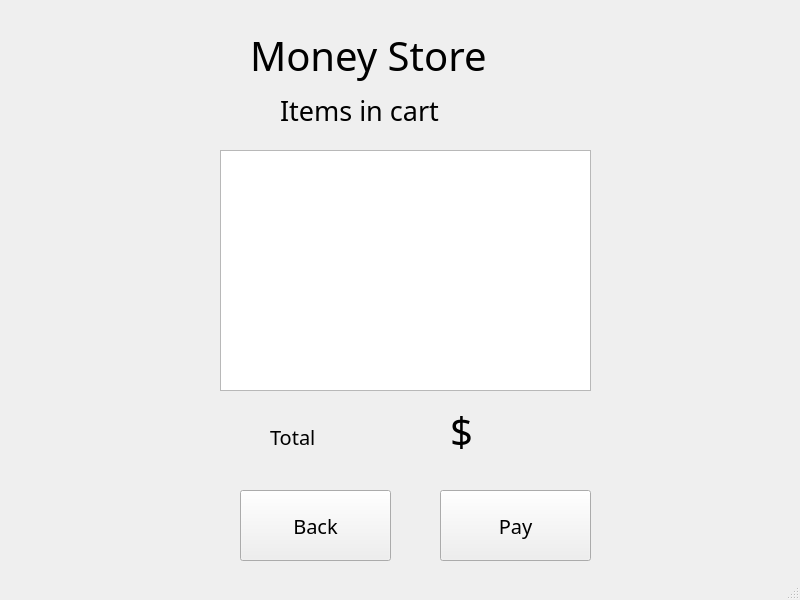
<?xml version="1.0" encoding="UTF-8"?>
<ui version="4.0">
 <class>MainWindow</class>
 <widget class="QMainWindow" name="MainWindow">
  <property name="geometry">
   <rect>
    <x>0</x>
    <y>0</y>
    <width>800</width>
    <height>600</height>
   </rect>
  </property>
  <property name="windowTitle">
   <string>MainWindow</string>
  </property>
  <widget class="QWidget" name="centralwidget">
   <widget class="QStackedWidget" name="stackedWidget">
    <property name="geometry">
     <rect>
      <x>10</x>
      <y>10</y>
      <width>781</width>
      <height>571</height>
     </rect>
    </property>
    <property name="currentIndex">
     <number>1</number>
    </property>
    <widget class="QWidget" name="storepage">
     <widget class="QGroupBox" name="BookOfMoney">
      <property name="geometry">
       <rect>
        <x>60</x>
        <y>330</y>
        <width>221</width>
        <height>211</height>
       </rect>
      </property>
      <property name="font">
       <font>
        <family>Arial Black</family>
        <pointsize>12</pointsize>
       </font>
      </property>
      <property name="title">
       <string>Book of Money</string>
      </property>
      <widget class="QLabel" name="boofMoney">
       <property name="geometry">
        <rect>
         <x>30</x>
         <y>50</y>
         <width>81</width>
         <height>131</height>
        </rect>
       </property>
       <property name="text">
        <string/>
       </property>
      </widget>
      <widget class="QPushButton" name="pushButton_3">
       <property name="geometry">
        <rect>
         <x>130</x>
         <y>130</y>
         <width>83</width>
         <height>29</height>
        </rect>
       </property>
       <property name="text">
        <string>Add</string>
       </property>
      </widget>
      <widget class="QLabel" name="bookofmoneyPrice">
       <property name="geometry">
        <rect>
         <x>140</x>
         <y>100</y>
         <width>63</width>
         <height>20</height>
        </rect>
       </property>
       <property name="text">
        <string>$ 21</string>
       </property>
      </widget>
     </widget>
     <widget class="QGroupBox" name="PsychologyOfMoney">
      <property name="geometry">
       <rect>
        <x>350</x>
        <y>110</y>
        <width>231</width>
        <height>211</height>
       </rect>
      </property>
      <property name="font">
       <font>
        <family>Arial Black</family>
        <pointsize>12</pointsize>
       </font>
      </property>
      <property name="title">
       <string>Psychology of Money</string>
      </property>
      <widget class="QLabel" name="psyofMoney">
       <property name="geometry">
        <rect>
         <x>30</x>
         <y>50</y>
         <width>81</width>
         <height>131</height>
        </rect>
       </property>
       <property name="text">
        <string/>
       </property>
      </widget>
      <widget class="QPushButton" name="pushButton_2">
       <property name="geometry">
        <rect>
         <x>130</x>
         <y>130</y>
         <width>83</width>
         <height>29</height>
        </rect>
       </property>
       <property name="text">
        <string>Add</string>
       </property>
      </widget>
      <widget class="QLabel" name="psyofmoneyPrice">
       <property name="geometry">
        <rect>
         <x>140</x>
         <y>100</y>
         <width>63</width>
         <height>20</height>
        </rect>
       </property>
       <property name="text">
        <string>$ 29</string>
       </property>
      </widget>
     </widget>
     <widget class="QGroupBox" name="RichDadPoorDad">
      <property name="geometry">
       <rect>
        <x>60</x>
        <y>110</y>
        <width>221</width>
        <height>211</height>
       </rect>
      </property>
      <property name="font">
       <font>
        <family>Arial Black</family>
        <pointsize>12</pointsize>
       </font>
      </property>
      <property name="title">
       <string>Rich Dad Poor Dad</string>
      </property>
      <widget class="QLabel" name="richDad">
       <property name="geometry">
        <rect>
         <x>30</x>
         <y>50</y>
         <width>81</width>
         <height>131</height>
        </rect>
       </property>
       <property name="text">
        <string/>
       </property>
      </widget>
      <widget class="QPushButton" name="pushButton">
       <property name="geometry">
        <rect>
         <x>130</x>
         <y>130</y>
         <width>83</width>
         <height>29</height>
        </rect>
       </property>
       <property name="text">
        <string>Add</string>
       </property>
      </widget>
      <widget class="QLabel" name="richdadPrice">
       <property name="geometry">
        <rect>
         <x>140</x>
         <y>100</y>
         <width>63</width>
         <height>20</height>
        </rect>
       </property>
       <property name="text">
        <string>$ 25</string>
       </property>
      </widget>
     </widget>
     <widget class="QPushButton" name="viewcart">
      <property name="geometry">
       <rect>
        <x>630</x>
        <y>300</y>
        <width>151</width>
        <height>71</height>
       </rect>
      </property>
      <property name="font">
       <font>
        <family>Arial Black</family>
        <pointsize>15</pointsize>
       </font>
      </property>
      <property name="text">
       <string>View Cart</string>
      </property>
     </widget>
     <widget class="QLabel" name="shopName">
      <property name="geometry">
       <rect>
        <x>240</x>
        <y>20</y>
        <width>351</width>
        <height>51</height>
       </rect>
      </property>
      <property name="font">
       <font>
        <family>Algerian</family>
        <pointsize>30</pointsize>
        <bold>true</bold>
       </font>
      </property>
      <property name="text">
       <string>Money store</string>
      </property>
     </widget>
     <widget class="QGroupBox" name="SpeakAboutMoney">
      <property name="geometry">
       <rect>
        <x>350</x>
        <y>330</y>
        <width>231</width>
        <height>211</height>
       </rect>
      </property>
      <property name="font">
       <font>
        <family>Arial Black</family>
        <pointsize>12</pointsize>
       </font>
      </property>
      <property name="title">
       <string>Speak about Money</string>
      </property>
      <widget class="QLabel" name="speakAboutMoney">
       <property name="geometry">
        <rect>
         <x>30</x>
         <y>50</y>
         <width>81</width>
         <height>131</height>
        </rect>
       </property>
       <property name="text">
        <string/>
       </property>
      </widget>
      <widget class="QPushButton" name="pushButton_4">
       <property name="geometry">
        <rect>
         <x>130</x>
         <y>130</y>
         <width>83</width>
         <height>29</height>
        </rect>
       </property>
       <property name="text">
        <string>Add</string>
       </property>
      </widget>
      <widget class="QLabel" name="speakaboutmoneyPrice">
       <property name="geometry">
        <rect>
         <x>140</x>
         <y>100</y>
         <width>63</width>
         <height>20</height>
        </rect>
       </property>
       <property name="text">
        <string>$ 12</string>
       </property>
      </widget>
     </widget>
    </widget>
    <widget class="QWidget" name="viewcart_2">
     <widget class="QLabel" name="label">
      <property name="geometry">
       <rect>
        <x>240</x>
        <y>10</y>
        <width>331</width>
        <height>71</height>
       </rect>
      </property>
      <property name="font">
       <font>
        <family>Algerian</family>
        <pointsize>30</pointsize>
       </font>
      </property>
      <property name="text">
       <string>Money Store</string>
      </property>
     </widget>
     <widget class="QLabel" name="label_2">
      <property name="geometry">
       <rect>
        <x>270</x>
        <y>70</y>
        <width>251</width>
        <height>61</height>
       </rect>
      </property>
      <property name="font">
       <font>
        <family>Arial Black</family>
        <pointsize>20</pointsize>
       </font>
      </property>
      <property name="text">
       <string>Items in cart</string>
      </property>
     </widget>
     <widget class="QLabel" name="label_7">
      <property name="geometry">
       <rect>
        <x>260</x>
        <y>401</y>
        <width>81</width>
        <height>51</height>
       </rect>
      </property>
      <property name="font">
       <font>
        <family>Arial Black</family>
        <pointsize>15</pointsize>
       </font>
      </property>
      <property name="text">
       <string>Total</string>
      </property>
     </widget>
     <widget class="QLabel" name="totalPrice">
      <property name="geometry">
       <rect>
        <x>470</x>
        <y>400</y>
        <width>111</width>
        <height>51</height>
       </rect>
      </property>
      <property name="font">
       <font>
        <family>Arial Black</family>
        <pointsize>30</pointsize>
       </font>
      </property>
      <property name="text">
       <string/>
      </property>
      <property name="alignment">
       <set>Qt::AlignCenter</set>
      </property>
     </widget>
     <widget class="QPushButton" name="Back">
      <property name="geometry">
       <rect>
        <x>230</x>
        <y>480</y>
        <width>151</width>
        <height>71</height>
       </rect>
      </property>
      <property name="font">
       <font>
        <family>Arial Black</family>
        <pointsize>15</pointsize>
       </font>
      </property>
      <property name="text">
       <string>Back</string>
      </property>
     </widget>
     <widget class="QPushButton" name="pay">
      <property name="geometry">
       <rect>
        <x>430</x>
        <y>480</y>
        <width>151</width>
        <height>71</height>
       </rect>
      </property>
      <property name="font">
       <font>
        <family>Arial Black</family>
        <pointsize>15</pointsize>
       </font>
      </property>
      <property name="text">
       <string>Pay</string>
      </property>
     </widget>
     <widget class="QListWidget" name="addeditems">
      <property name="geometry">
       <rect>
        <x>210</x>
        <y>140</y>
        <width>371</width>
        <height>241</height>
       </rect>
      </property>
      <property name="font">
       <font>
        <family>Arial</family>
        <pointsize>12</pointsize>
       </font>
      </property>
     </widget>
     <widget class="QLabel" name="label_12">
      <property name="geometry">
       <rect>
        <x>440</x>
        <y>390</y>
        <width>31</width>
        <height>61</height>
       </rect>
      </property>
      <property name="font">
       <font>
        <family>Arial Black</family>
        <pointsize>30</pointsize>
       </font>
      </property>
      <property name="text">
       <string>$</string>
      </property>
     </widget>
    </widget>
    <widget class="QWidget" name="payment">
     <widget class="QLabel" name="label_3">
      <property name="geometry">
       <rect>
        <x>240</x>
        <y>20</y>
        <width>331</width>
        <height>71</height>
       </rect>
      </property>
      <property name="font">
       <font>
        <family>Algerian</family>
        <pointsize>30</pointsize>
       </font>
      </property>
      <property name="text">
       <string>Money Store</string>
      </property>
     </widget>
     <widget class="QLabel" name="label_4">
      <property name="geometry">
       <rect>
        <x>320</x>
        <y>90</y>
        <width>251</width>
        <height>61</height>
       </rect>
      </property>
      <property name="font">
       <font>
        <family>Arial Black</family>
        <pointsize>20</pointsize>
       </font>
      </property>
      <property name="text">
       <string>Payment</string>
      </property>
     </widget>
     <widget class="QLabel" name="totalPricePay">
      <property name="geometry">
       <rect>
        <x>430</x>
        <y>200</y>
        <width>111</width>
        <height>51</height>
       </rect>
      </property>
      <property name="font">
       <font>
        <family>Arial Black</family>
        <pointsize>30</pointsize>
       </font>
      </property>
      <property name="text">
       <string/>
      </property>
      <property name="alignment">
       <set>Qt::AlignCenter</set>
      </property>
     </widget>
     <widget class="QLabel" name="label_8">
      <property name="geometry">
       <rect>
        <x>260</x>
        <y>201</y>
        <width>81</width>
        <height>51</height>
       </rect>
      </property>
      <property name="font">
       <font>
        <family>Arial Black</family>
        <pointsize>15</pointsize>
       </font>
      </property>
      <property name="text">
       <string>Total</string>
      </property>
     </widget>
     <widget class="QLabel" name="label_9">
      <property name="geometry">
       <rect>
        <x>210</x>
        <y>310</y>
        <width>151</width>
        <height>51</height>
       </rect>
      </property>
      <property name="font">
       <font>
        <family>Arial Black</family>
        <pointsize>15</pointsize>
       </font>
      </property>
      <property name="text">
       <string>Full Name:</string>
      </property>
     </widget>
     <widget class="QLabel" name="label_10">
      <property name="geometry">
       <rect>
        <x>170</x>
        <y>390</y>
        <width>191</width>
        <height>51</height>
       </rect>
      </property>
      <property name="font">
       <font>
        <family>Arial Black</family>
        <pointsize>15</pointsize>
       </font>
      </property>
      <property name="text">
       <string>Card Number:</string>
      </property>
     </widget>
     <widget class="QLineEdit" name="lineEdit_fullName">
      <property name="geometry">
       <rect>
        <x>390</x>
        <y>310</y>
        <width>281</width>
        <height>41</height>
       </rect>
      </property>
      <property name="font">
       <font>
        <family>Arial</family>
        <pointsize>12</pointsize>
       </font>
      </property>
     </widget>
     <widget class="QLineEdit" name="lineEdit_cardNumber">
      <property name="geometry">
       <rect>
        <x>390</x>
        <y>390</y>
        <width>281</width>
        <height>41</height>
       </rect>
      </property>
      <property name="font">
       <font>
        <family>Arial</family>
        <pointsize>12</pointsize>
       </font>
      </property>
     </widget>
     <widget class="QPushButton" name="confirm">
      <property name="geometry">
       <rect>
        <x>440</x>
        <y>480</y>
        <width>171</width>
        <height>71</height>
       </rect>
      </property>
      <property name="font">
       <font>
        <family>Arial Black</family>
        <pointsize>15</pointsize>
       </font>
      </property>
      <property name="text">
       <string>Confirm</string>
      </property>
     </widget>
     <widget class="QPushButton" name="Back_2">
      <property name="geometry">
       <rect>
        <x>240</x>
        <y>480</y>
        <width>151</width>
        <height>71</height>
       </rect>
      </property>
      <property name="font">
       <font>
        <family>Arial Black</family>
        <pointsize>15</pointsize>
       </font>
      </property>
      <property name="text">
       <string>Back</string>
      </property>
     </widget>
     <widget class="QLabel" name="label_11">
      <property name="geometry">
       <rect>
        <x>410</x>
        <y>190</y>
        <width>31</width>
        <height>61</height>
       </rect>
      </property>
      <property name="font">
       <font>
        <family>Arial Black</family>
        <pointsize>30</pointsize>
       </font>
      </property>
      <property name="text">
       <string>$</string>
      </property>
     </widget>
    </widget>
    <widget class="QWidget" name="thankyou">
     <widget class="QLabel" name="label_5">
      <property name="geometry">
       <rect>
        <x>250</x>
        <y>10</y>
        <width>331</width>
        <height>71</height>
       </rect>
      </property>
      <property name="font">
       <font>
        <family>Algerian</family>
        <pointsize>30</pointsize>
       </font>
      </property>
      <property name="text">
       <string>Money Store</string>
      </property>
     </widget>
     <widget class="QLabel" name="label_6">
      <property name="geometry">
       <rect>
        <x>310</x>
        <y>70</y>
        <width>401</width>
        <height>61</height>
       </rect>
      </property>
      <property name="font">
       <font>
        <family>Arial Black</family>
        <pointsize>15</pointsize>
       </font>
      </property>
      <property name="text">
       <string>Order Placed</string>
      </property>
     </widget>
     <widget class="QPushButton" name="pushButton_new">
      <property name="geometry">
       <rect>
        <x>300</x>
        <y>260</y>
        <width>171</width>
        <height>71</height>
       </rect>
      </property>
      <property name="font">
       <font>
        <family>Arial Black</family>
        <pointsize>15</pointsize>
       </font>
      </property>
      <property name="text">
       <string>New</string>
      </property>
     </widget>
    </widget>
   </widget>
  </widget>
  <widget class="QStatusBar" name="statusbar"/>
 </widget>
 <resources/>
 <connections/>
</ui>
